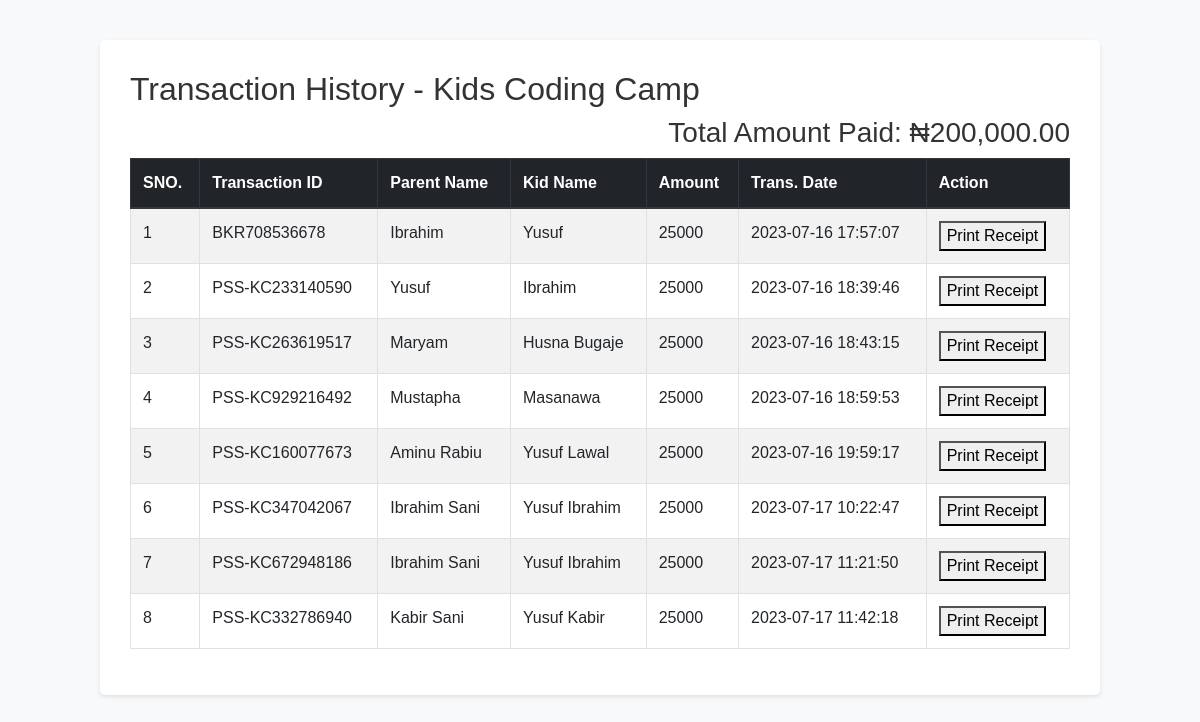
/transactions/index.php, run on the app's committed database.
### tables this page shows
CREATE TABLE `v3` (
  `id` int(11) NOT NULL,
  `parent_name` varchar(100) NOT NULL,
  `kid_name` varchar(100) NOT NULL,
  `parent_phone` varchar(20) NOT NULL,
  `address` varchar(250) NOT NULL,
  `email` varchar(50) NOT NULL,
  `amount` varchar(100) NOT NULL,
  `reference` varchar(50) NOT NULL,
  `created_on` timestamp NOT NULL DEFAULT CURRENT_TIMESTAMP ON UPDATE CURRENT_TIMESTAMP
);

### transactions/index.php (the view, shortened to what this page needs)
<?php
include "../includes/connection.php";
?>
<!DOCTYPE html>
<html>
<head>
  <link rel="stylesheet" href="https://stackpath.bootstrapcdn.com/bootstrap/4.5.2/css/bootstrap.min.css">
</head>
<body>
  <div class="container">
    <h2>Transaction History - Kids Coding Camp</h2>
    <?php
    $query = "SELECT SUM(amount) AS total FROM v3";
    $res = mysqli_query($conn, $query);
    $row = mysqli_fetch_assoc($res);
    $total = $row['total'];
    ?>
    <h3 style="float:right">Total Amount Paid: &#8358;<?= number_format($total).'.00'; ?></h3>
    <div class="table-responsive">
      <table class="table table-bordered table-striped table-hover">
        <thead class="thead-dark">
          <tr>
            <th>SNO.</th>
            <th>Transaction ID</th>
            <th>Parent Name</th>
            <th>Kid Name</th>
            <th>Amount</th>
            <th>Trans. Date</th>
            <th>Action</th>
          </tr>
        </thead>
        <tbody>
        <?php
            $sn = 1;
          $sql = "SELECT * FROM v3";
          $result = mysqli_query($conn, $sql);
          while($data = mysqli_fetch_assoc($result)): ?>
          <tr>
            <td><?=$sn++; ?></td>
            <td><?=$data['reference']; ?></td>
            <td><?=$data['parent_name']; ?></td>
            <td><?=$data['kid_name']; ?></td>
            <td><?=$data['amount']; ?></td>
            <td><?=$data['created_on']; ?></td>
            <td><a href="../success.php?reference=<?=$data['reference']; ?>" target="_blank"><button>Print Receipt</button></a></td>
          </tr>
         <?php endwhile; ?>
        </tbody>
      </table>
    </div>
  </div>
</body>
</html>

### transactions/index.php (style rules this page uses)
body { background-color: #f8f9fa; color: #333; font-family: Arial, sans-serif; }
.container { max-width: 1000px; margin: 40px auto; background-color: #fff; padding: 30px; border-radius: 5px; box-shadow: 0 2px 4px rgba(0, 0, 0, 0.1); }
.table-responsive { overflow-x: auto; }
.table { width: 100%; max-width: 100%; margin-bottom: 1rem; background-color: transparent; }
.table th, .table td { padding: 0.75rem; vertical-align: top; border-top: 1px solid #dee2e6; }
.table thead th { vertical-align: bottom; border-bottom: 2px solid #dee2e6; }
.table-bordered { border: 1px solid #dee2e6; }
.table-bordered th, .table-bordered td { border: 1px solid #dee2e6; }
.table-bordered thead th, .table-bordered thead td { border-bottom-width: 2px; }
.table-striped tbody tr:nth-of-type(odd) { background-color: rgba(0, 0, 0, 0.05); }
.table .thead-dark th { color: #fff; background-color: #212529; border-color: #32383e; }
.table-responsive { display: block; width: 100%; overflow-x: auto; -webkit-overflow-scrolling: touch; -ms-overflow-style: -ms-autohiding-scrollbar; }
.table-responsive > .table-bordered { border: 0; }

### data on the page
v3: reference "BKR708536678", parent_name "Ibrahim", kid_name "Yusuf", amount "25000", created_on "2023-07-16 17:57:07"
v3: reference "PSS-KC233140590", parent_name "Yusuf", kid_name "Ibrahim", amount "25000", created_on "2023-07-16 18:39:46"
v3: reference "PSS-KC263619517", parent_name "Maryam", kid_name "Husna Bugaje", amount "25000", created_on "2023-07-16 18:43:15"
v3: reference "PSS-KC929216492", parent_name "Mustapha", kid_name "Masanawa", amount "25000", created_on "2023-07-16 18:59:53"
v3: reference "PSS-KC160077673", parent_name "Aminu Rabiu", kid_name "Yusuf Lawal", amount "25000", created_on "2023-07-16 19:59:17"
v3: reference "PSS-KC347042067", parent_name "Ibrahim Sani", kid_name "Yusuf Ibrahim", amount "25000", created_on "2023-07-17 10:22:47"
v3: reference "PSS-KC672948186", parent_name "Ibrahim Sani", kid_name "Yusuf Ibrahim", amount "25000", created_on "2023-07-17 11:21:50"
v3: reference "PSS-KC332786940", parent_name "Kabir Sani", kid_name "Yusuf Kabir", amount "25000", created_on "2023-07-17 11:42:18"

### other printed values
$total "200,000"
